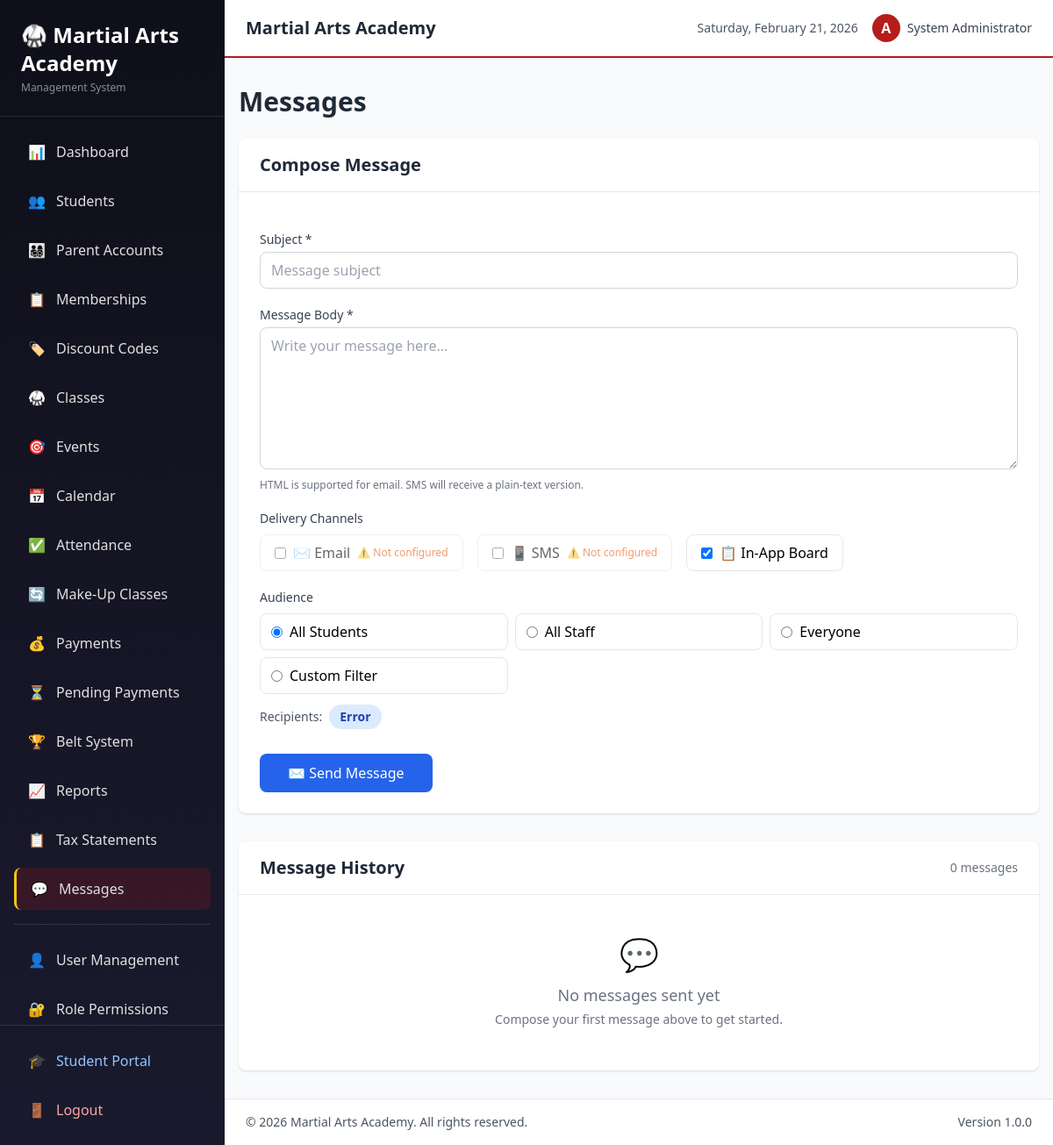
Page /messages.php (signed in) on the committed database.
### tables this page shows
CREATE TABLE IF NOT EXISTS studio_config (
    id INT AUTO_INCREMENT PRIMARY KEY,
    config_key VARCHAR(100) NOT NULL UNIQUE,
    config_value TEXT NOT NULL
);

CREATE TABLE users (
    id INT PRIMARY KEY AUTO_INCREMENT,
    username VARCHAR(50) UNIQUE NOT NULL,
    password VARCHAR(255) NOT NULL,
    email VARCHAR(100) UNIQUE NOT NULL,
    full_name VARCHAR(100) NOT NULL,
    role ENUM('admin', 'instructor', 'staff') DEFAULT 'staff',
    created_at TIMESTAMP DEFAULT CURRENT_TIMESTAMP,
    updated_at TIMESTAMP DEFAULT CURRENT_TIMESTAMP ON UPDATE CURRENT_TIMESTAMP
);

### messages.php (the view, shortened to what the rows shown need)
<?php
require_once 'config.php';
include 'includes/header.php';
?>
<div class="container mx-auto px-4 py-8">
    <div class="flex justify-between items-center mb-6">
        <h1 class="text-3xl font-bold text-gray-800">Messages</h1>
    </div>
    <div class="bg-white rounded-lg shadow mb-8">
        <div class="px-6 py-4 border-b border-gray-200">
            <h2 class="text-xl font-semibold text-gray-800">Compose Message</h2>
        </div>
    </div>
    <div class="bg-white rounded-lg shadow">
        <div class="px-6 py-4 border-b border-gray-200 flex items-center justify-between">
            <h2 class="text-xl font-semibold text-gray-800">Message History</h2>
        </div>
    </div>
</div>
<?php include 'includes/footer.php'; ?>

### includes/header.php (shortened to what the rows shown need)
<?php
$theme = getActiveTheme();
$logoPath = getLogoPath();
$siteName = getSiteName();
?>
<!DOCTYPE html>
<html lang="en">
<head>
    <script src="https://cdn.tailwindcss.com"></script>
</head>
<body class="bg-gray-50">
    <div class="flex h-screen overflow-hidden">
        <aside class="w-64 shadow-lg hidden md:flex sidebar-custom h-full flex-col overflow-hidden">
            <div class="p-6 border-b border-white/10 flex-shrink-0">
                <?php if ($logoPath): ?>
                    <div class="flex items-center gap-3">
                        <img src="<?php echo htmlspecialchars($logoPath); ?>" alt="Logo" class="max-h-10 max-w-[140px] object-contain">
                    </div>
                    <p class="text-xs mt-1 opacity-60" style="color: <?php echo $theme['sidebar_text']; ?>;"><?php echo htmlspecialchars($siteName); ?></p>
                <?php else: ?>
                    <h1 class="text-2xl font-bold text-white">🥋 <?php echo htmlspecialchars(substr($siteName, 0, 20)); ?></h1>
                    <p class="text-xs mt-1 opacity-60" style="color: <?php echo $theme['sidebar_text']; ?>;">Management System</p>
                <?php endif; ?>
            </div>
        </aside>
        <div class="flex-1 flex flex-col overflow-hidden">
            <header class="bg-white shadow-sm topbar-accent">
                <div class="flex items-center justify-between px-6 py-4">
                    <div class="flex items-center">
                        <h2 class="text-xl font-semibold text-gray-800"><?php echo htmlspecialchars($siteName); ?></h2>
                    </div>
                    <div class="flex items-center space-x-4">
                        <div class="flex items-center space-x-2">
                            <div class="w-8 h-8 rounded-full flex items-center justify-center text-white font-bold user-avatar">
                                <?php echo strtoupper(substr(getCurrentUser()['username'], 0, 1)); ?>
                            </div>
                            <span class="text-sm font-medium text-gray-700">
                                <?php echo getCurrentUser()['full_name']; ?>
                            </span>
                        </div>
                    </div>
                </div>
            </header>
            <main class="flex-1 overflow-x-hidden overflow-y-auto bg-gray-50">

### includes/footer.php (shortened to what the rows shown need)
            </main>
            <footer class="bg-white border-t border-gray-200 px-6 py-4">
                <div class="flex items-center justify-between text-sm text-gray-600">
                    <p>&copy; <?php echo date('Y'); ?> <?php echo htmlspecialchars(getSiteName()); ?>. All rights reserved.</p>
                    <p>Version 1.0.0</p>
                </div>
            </footer>
        </div>
    </div>
</body>
</html>

### rows in the picture
studio_config: config_value "Martial Arts Academy"
users: username "A", full_name "System Administrator"

### other values in the picture
$totalMessages "0"
